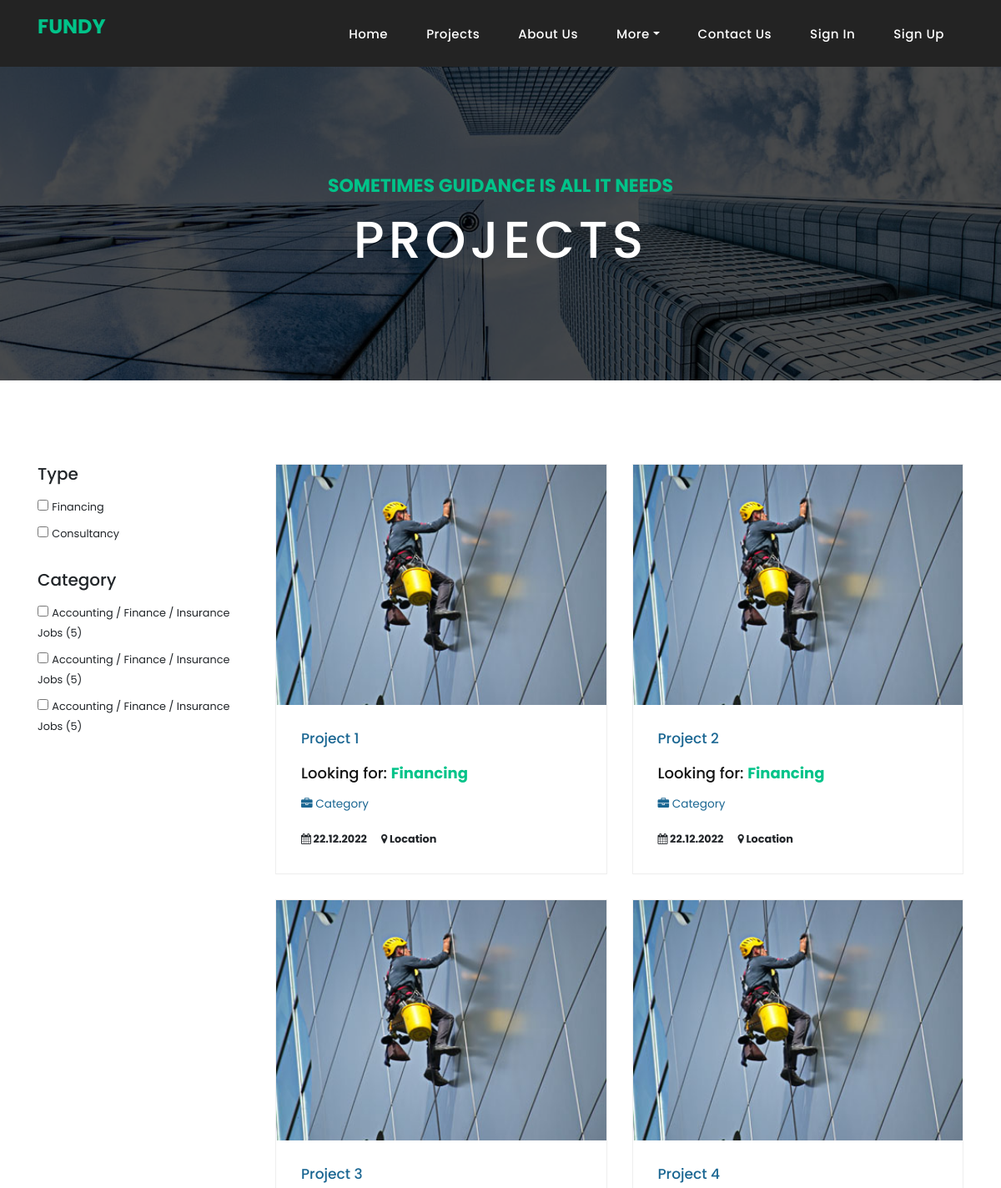
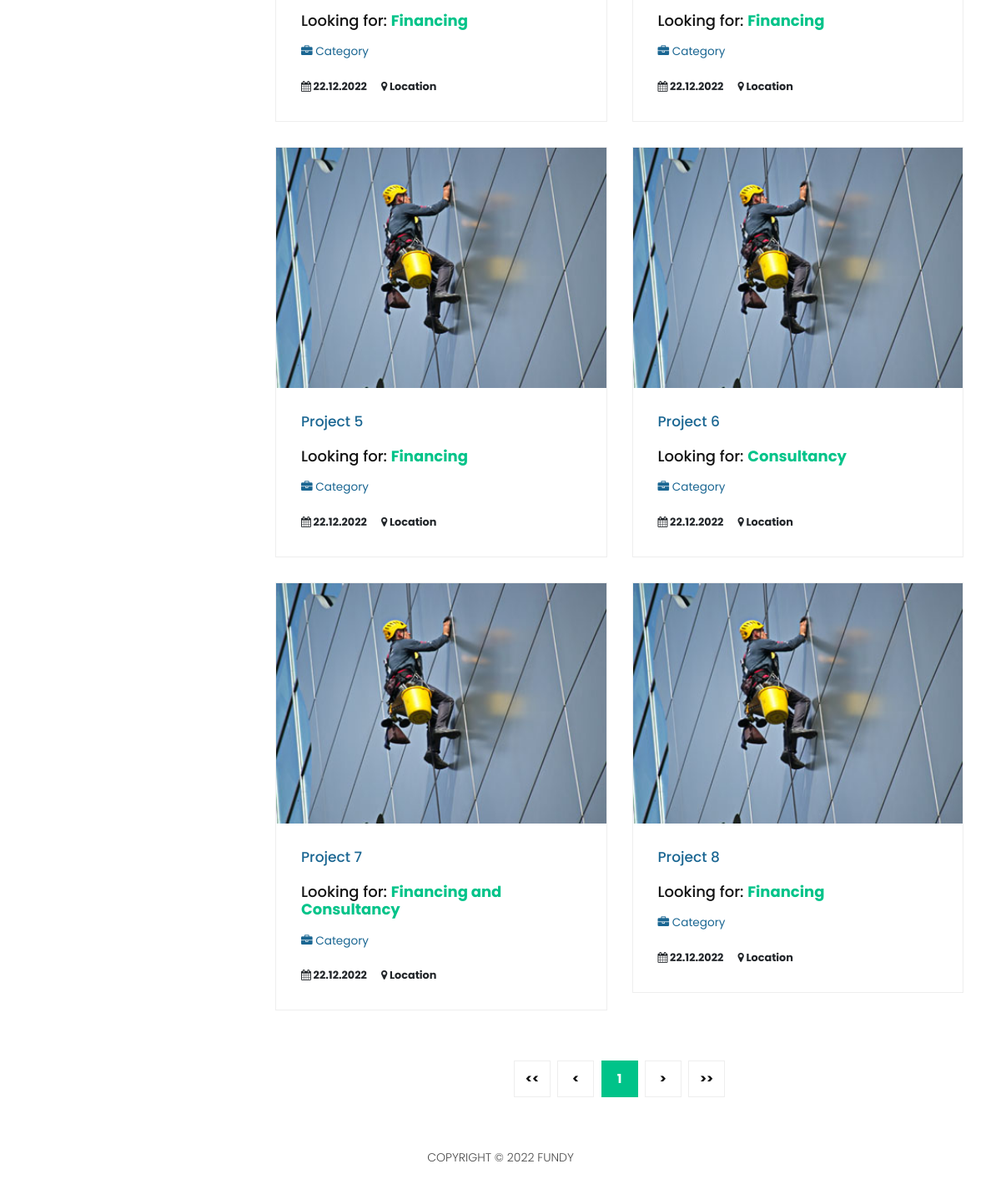
Screenshot of /fundy/projects.php with the database file from the repository (2 pictures, top to bottom).
### tables this page shows
CREATE TABLE `projects` (
  `id` bigint(20) NOT NULL COMMENT 'project id',
  `title` varchar(500) NOT NULL COMMENT 'project title',
  `description` varchar(9999) NOT NULL COMMENT 'project description',
  `mainImg` varchar(999) DEFAULT 'default.jpg' COMMENT 'path to main img',
  `images` varchar(999) DEFAULT NULL COMMENT 'path to folder w/ other imgs',
  `category` varchar(250) DEFAULT 'Category',
  `Location` varchar(100) DEFAULT 'Private' COMMENT 'City/Country',
  `ownerId` bigint(20) NOT NULL COMMENT 'id of the user that owns the project',
  `amountNeeded` bigint(20) DEFAULT NULL COMMENT 'if money needed, amount of money needed',
  `consultancyNeeded` varchar(600) DEFAULT NULL COMMENT 'if consultancy needed, type of consultancy needed',
  `createdAt` timestamp NOT NULL DEFAULT current_timestamp() COMMENT 'created at'
);

### fundy/functions/get-projects.php (called while the page is built)
<?php
function getProjects($conn, $page, $per_page) {
  $start = ($page-1) * $per_page;
  $query = "SELECT * FROM projects LIMIT $start, $per_page";
  $result = mysqli_query($conn, $query);
  $total_query = "SELECT COUNT(*) as total FROM projects";
  $total_result = mysqli_query($conn, $total_query);
  $total = mysqli_fetch_assoc($total_result)['total'];
  return array('result' => $result, 'total' => $total);
}
?>

### fundy/projects.php (the view, shortened to what this page needs)
<?php
 include ('includes/header.php');
 include('includes/navbar.php');
 include('includes/db-connection.php');
 require_once('functions/get-projects.php');
 $per_page = 8;
  if(!isset($_GET['page'])) {
    $current_page = 1;
  }else {
    $current_page = intval($_GET['page']);
  }
 $projects_data = getProjects($conn, $current_page, $per_page);
 $projects = $projects_data['result'];
 $total_projects = $projects_data['total'];
 $total_pages = ceil($total_projects / $per_page);
?>
  <body>
    <div class="page-heading about-heading header-text" style="background-image: url(assets/images/heading-6-1920x500.jpg);">
      <div class="container">
        <div class="row">
          <div class="col-md-12">
            <div class="text-content">
              <h4>Sometimes GUIDANCE is all it needs</h4>
              <h2>Projects</h2>
            </div>
          </div>
        </div>
      </div>
    </div>
    <div class="products">
      <div class="container">
        <div class="row">
          <div class="col-md-3">
             <div class="contact-form">
                <form action="#">
                 <h5 style="margin-bottom: 15px">Type</h5>
                 <div>
                      <label>
                           <input type="checkbox">
                           <small>Financing</small>
                      </label>
                 </div>
                 <div>
                      <label>
                           <input type="checkbox">
                           <small>Consultancy</small>
                      </label>
                 </div>
                 <br>
                 <h5 style="margin-bottom: 15px">Category</h5>
                 <div>
                      <label>
                           <input type="checkbox">
                           <small>Accounting / Finance / Insurance Jobs (5)</small>
                      </label>
                 </div>
                 <div>
                      <label>
                           <input type="checkbox">
                           <small>Accounting / Finance / Insurance Jobs (5)</small>
                      </label>
                 </div>
                 <div>
                      <label>
                           <input type="checkbox">
                           <small>Accounting / Finance / Insurance Jobs (5)</small>
                      </label>
                 </div>
                 <br>
              </form>
             </div>
          </div>
          <div class="col-md-9">
            <div class="row">
            <?php
            foreach($projects as $project){
              $ask="";
              if($project["amountNeeded"] && !$project["consultancyNeeded"]){
                $ask="Financing";
              }elseif($project["consultancyNeeded"] && !$project["amountNeeded"]){
                $ask="Consultancy";
              }elseif($project["consultancyNeeded"] && $project["amountNeeded"]){
                $ask="Financing and Consultancy";
              }
              echo  '<div class="col-md-6">';
              echo '<div class="product-item">';
              echo '<a href="job-details.php"><img src="assets/images/projects/'.$project["mainImg"].'" alt="Main project image"></a>';
                  echo '<div class="down-content">';
                  echo '<a href="job-details.php"><h4>'.$project["title"].'</h4></a>';
                  echo '<h6>Looking for: <strong style="color:#00c389">'.$ask.'</strong></h6>';
                  echo '<h4><small><i class="fa fa-briefcase"></i>  '.$project["category"] .'</small></h4>';
                  echo '<small>';
                  echo '<strong title="Posted on"><i class="fa fa-calendar"></i>  '. date("d.m.Y", strtotime($project["createdAt"])).'</strong> &nbsp;&nbsp;&nbsp;&nbsp;' ;
                  echo '<strong title="Location"><i class="fa fa-map-marker"></i> Location</strong>';
                  echo '</small>';
                  echo '</div>';
                  echo '</div>';
                  echo '</div>';
            }
          ?>
              <div class="col-md-12">
                <ul class="pages">
                    <li><a href="#" id="first-page" onclick="goToPage(1)"><<</a></li>
                    <li><a href="#" id="prev-page" onclick="goToPage(<?php echo $current_page-1; ?>)"><</a></li>
                    <?php
                    for($i = 1; $i <= $total_pages; $i++) {
                        if($i === $current_page) {
                            echo '<li class="active"><a href="#">'.$i.'</a></li>';
                        } else {
                            echo '<li><a href="?page='.$i.'">'.$i.'</a></li>';
                        }
                    }
                    ?>
                    <li><a href="#" id="next-page" onclick="goToPage(<?php echo $current_page+1; ?>)">></a></li>
                    <li><a href="#" id="last-page" onclick="goToPage(<?php echo $total_pages; ?>) ">>></a></li>
                </ul>
              </div>
            </div>
          </div>
        </div>
      </div>
    </div>
  </body>
<?php
 include('includes/footer.php');
?>
</html>

### fundy/includes/header.php (shortened to what this page needs)
<!DOCTYPE html>
<html lang="en">
<head>
    <link href="vendor/bootstrap/css/bootstrap.min.css" rel="stylesheet">
    <link rel="stylesheet" href="assets/css/fontawesome.css">
    <link rel="stylesheet" href="assets/css/style.css">
    <link rel="stylesheet" href="assets/css/owl.css">
    <link href="https://cdnjs.cloudflare.com/ajax/libs/toastr.js/2.0.1/css/toastr.css" rel="stylesheet"/>
  </head>
</html>

### fundy/includes/navbar.php (shortened to what this page needs)
<header class="">
    <nav class="navbar navbar-expand-lg">
    <div class="container">
        <a class="navbar-brand" href="index.php"><h2><em>Fundy</em></h2></a>
        <div class="collapse navbar-collapse" id="navbarResponsive">
        <ul class="navbar-nav ml-auto">
            <li class="nav-item">
                <a class="nav-link" href="index.php">Home
                </a>
            </li>
            <li class="nav-item"><a class="nav-link" href="projects.php?page=1">Projects</a></li>
            <li class="nav-item"><a class="nav-link" href="about-us.php">About us</a></li>
            <li class="nav-item dropdown">
                <a class="nav-link dropdown-toggle" data-toggle="dropdown" href="#" role="button" aria-haspopup="true" aria-expanded="false">More</a>
            </li>
            <li class="nav-item"><a class="nav-link" href="contact.php">Contact Us</a></li>
            <?php
                if($_SESSION['isLoggedIn'] ?? false){
                    echo '<li class="nav-item nav-item-auth"><a class="nav-link" href="user-profile.php">Profile</a></li>';
                    echo '<li class="nav-item nav-item-auth"><a class="nav-link" href="logout.php">Logout</a></li>';
                }else{
                    echo '<li class="nav-item nav-item-auth"><a class="nav-link" href="login.php">Sign in</a></li>';
                    echo '<li class="nav-item nav-item-auth"><a class="nav-link" href="register.php">Sign up</a></li>';
                }
            ?>
        </ul>
        </div>
    </div>
    </nav>
</header>

### fundy/includes/footer.php (shortened to what this page needs)
<footer>
  <div class="container">
    <div class="row">
      <div class="col-md-12">
        <div class="inner-content">
          <p>Copyright © 2022 Fundy</p>
        </div>
      </div>
    </div>
  </div>
</footer>

### fundy/assets/css/style.css (style rules this page uses)
body { font-family: "Poppins", sans-serif; overflow-x: hidden; text-rendering: optimizeLegibility; -webkit-font-smoothing: antialiased; -moz-osx-font-smoothing: grayscale; --primarycolor: #00c389; --secundarycolor: #0067a1; }
p { margin-bottom: 0px; font-size: 14px; font-weight: 300; color: #4a4a4a; line-height: 24px; }
a { text-decoration: none !important; }
ul { padding: 0; margin: 0; list-style: none; }
h1, h2, h3, h4, h5, h6 { margin: 0px; }
.page-heading { padding: 210px 0px 130px 0px; text-align: center; background-position: center center; background-repeat: no-repeat; background-size: cover; }
.page-heading .text-content h4 { color: #00c389; font-size: 22px; text-transform: uppercase; font-weight: 700; margin-bottom: 15px; }
.page-heading .text-content h2 { color: #fff; font-size: 62px; text-transform: uppercase; letter-spacing: 5px; }
header { position: absolute; z-index: 99999; width: 100%; height: 80px; background-color: #232323; -webkit-transition: all 0.3s ease-in-out 0s; -moz-transition: all 0.3s ease-in-out 0s; -o-transition: all 0.3s ease-in-out 0s; transition: all 0.3s ease-in-out 0s; }
header .navbar { padding: 17px 0px; position: sticky; }
.navbar .navbar-brand { float: left; margin-top: -12px; outline: none; }
.navbar .navbar-brand h2 { color: #fff; text-transform: uppercase; font-size: 24px; font-weight: 700; -webkit-transition: all 0.3s ease 0s; -moz-transition: all 0.3s ease 0s; -o-transition: all 0.3s ease 0s; transition: all 0.3s ease 0s; }
.navbar .navbar-brand h2 em { font-style: normal; color: #00c389; }
#navbarResponsive { z-index: 999; }
.navbar-collapse { text-align: center; }
.navbar .navbar-nav .nav-item { margin: 0px 15px; }
.navbar .navbar-nav a.nav-link { text-transform: capitalize; font-size: 15px; font-weight: 500; letter-spacing: 0.5px; color: #fff; transition: all 0.5s; margin-top: 5px; }
.product-item { border: 1px solid #eee; margin-bottom: 30px; }
.product-item .down-content { padding: 30px; position: relative; }
.product-item img { width: 100%; overflow: hidden; }
.product-item .down-content h4 { font-size: 17px; color: #1a6692; margin-bottom: 20px; }
.product-item .down-content h6 { font-size: 18px; margin-bottom: 15px; color: #121212; }
footer { bottom: 0; width: 100%; height: 114px; text-align: center; }
footer .inner-content { margin-top: 60px; }
footer .inner-content p { text-transform: uppercase; }
.products { margin-top: 100px; }
.page-heading { position: relative; }
.page-heading:before { content: ""; position: absolute; top: 0; left: 0; bottom: 0; right: 0; background-color: rgba(0, 0, 0, 0.7); }
.page-heading .container { position: relative; z-index: 2; }
.products ul.pages { margin-top: 30px; text-align: center; }
.products ul.pages li { display: inline-block; margin: 0px 2px; }
.products ul.pages li a { width: 44px; height: 44px; display: inline-block; line-height: 42px; border: 1px solid #eee; font-size: 15px; font-weight: 700; color: #121212; transition: all 0.3s; }
.products ul.pages li a:hover, .products ul.pages li.active a { background-color: #00c389; border-color: #00c389; color: #fff; }

### rows the page displays
projects: mainImg (placeholder picture), title "Project 1", ask "Financing", category "Category", createdAt "22.12.2022"
projects: mainImg (placeholder picture), title "Project 2", ask "Financing", category "Category", createdAt "22.12.2022"
projects: mainImg (placeholder picture), title "Project 3", ask "Financing", category "Category", createdAt "22.12.2022"
projects: mainImg (placeholder picture), title "Project 4", ask "Financing", category "Category", createdAt "22.12.2022"
projects: mainImg (placeholder picture), title "Project 5", ask "Financing", category "Category", createdAt "22.12.2022"
projects: mainImg (placeholder picture), title "Project 6", ask "Consultancy", category "Category", createdAt "22.12.2022"
projects: mainImg (placeholder picture), title "Project 7", ask "Financing and Consultancy", category "Category", createdAt "22.12.2022"
projects: mainImg (placeholder picture), title "Project 8", ask "Financing", category "Category", createdAt "22.12.2022"
